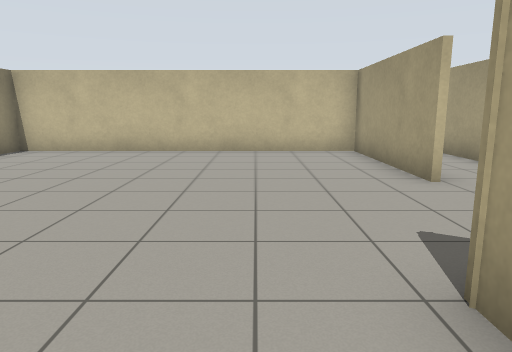
View 1 (above)

24 first-person views from a walk through a robot-simulator world made for Gazebo. The camera is 1.1 m above the floor, tilts 10° down and sees 70° across. The floor is counted in squares, 1 m on a side. Each view is taken from the middle of a square. On the plan, view 1 faces up. The plan holds only what a view shows up to about 14 squares ahead; the rest is blank.

View 2
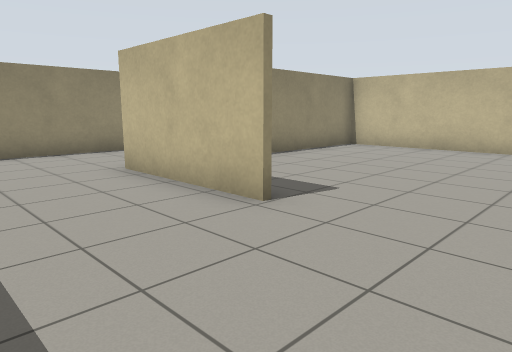

View 3
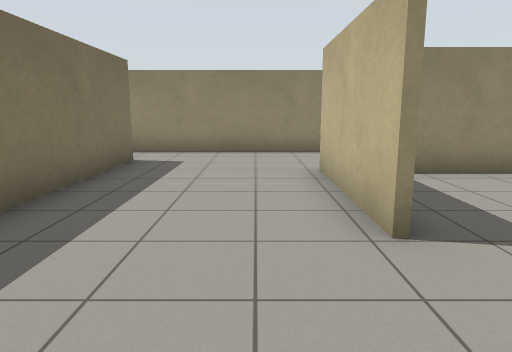

View 4
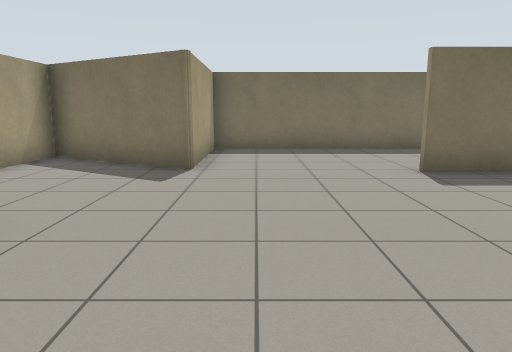

View 5
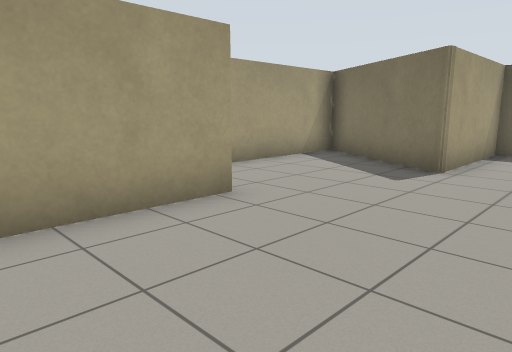

View 6
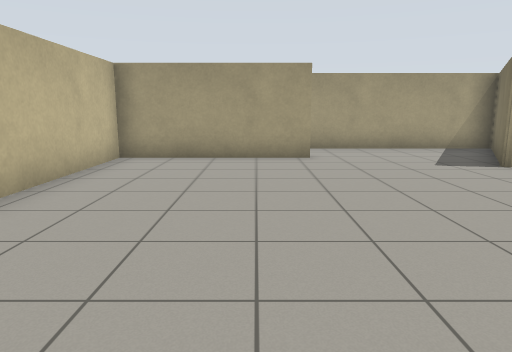

View 7
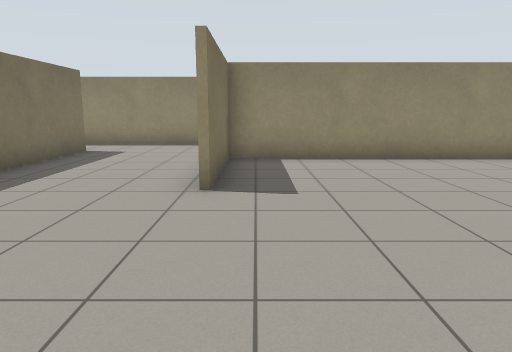

View 8
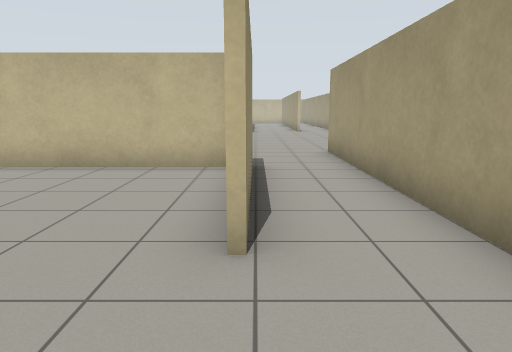

View 9
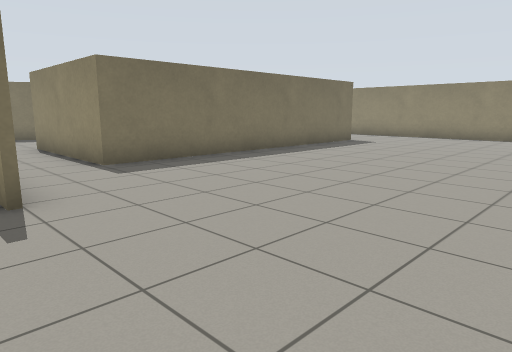

View 10
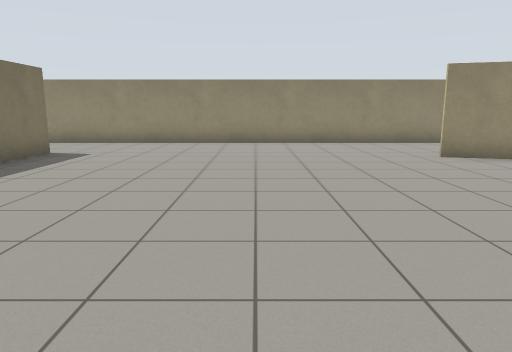

View 11
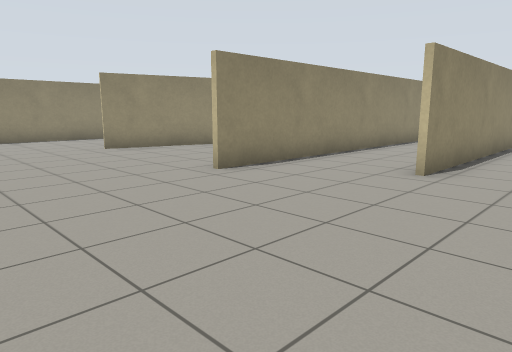

View 12
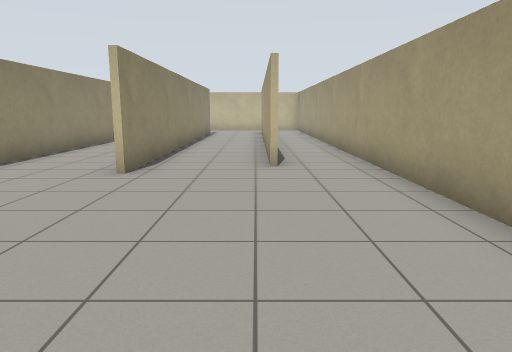

View 13
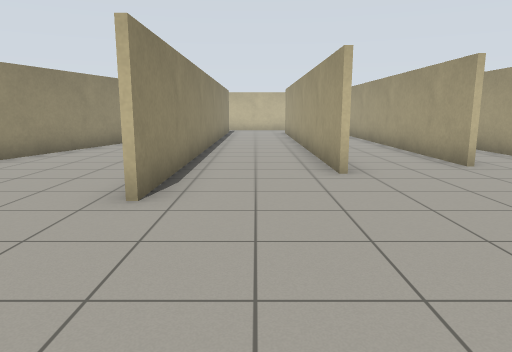

View 14
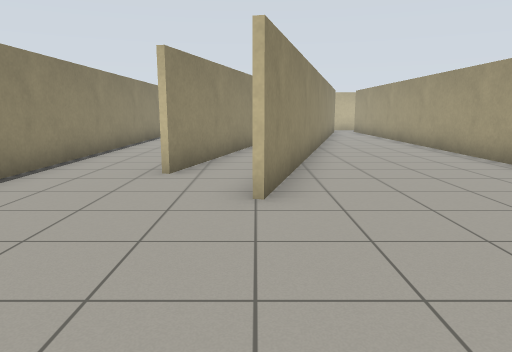

View 15
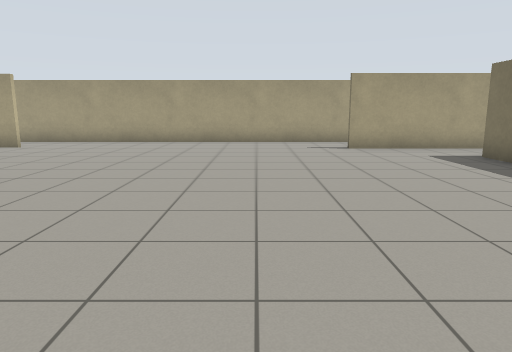

View 16
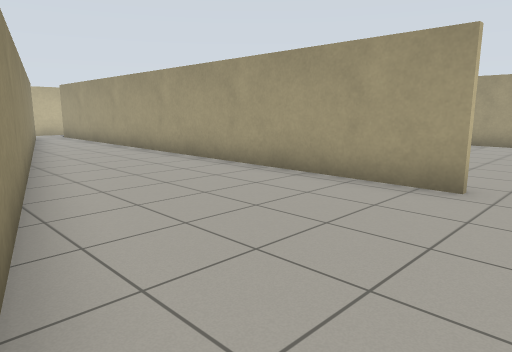

View 17
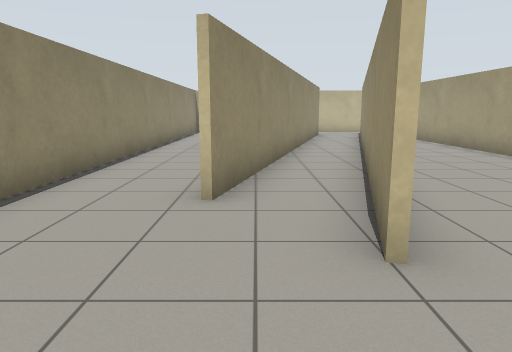

View 18
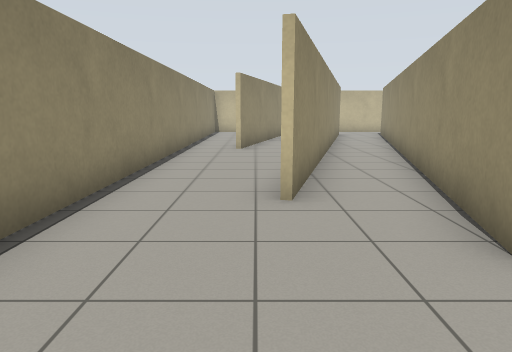

View 19
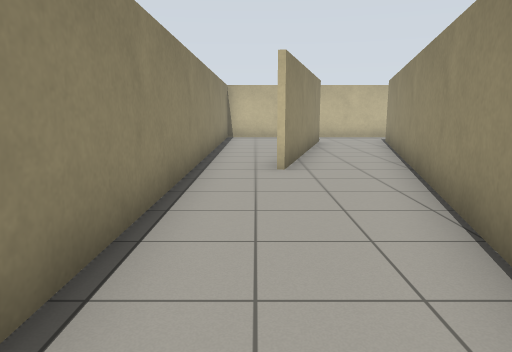

View 20
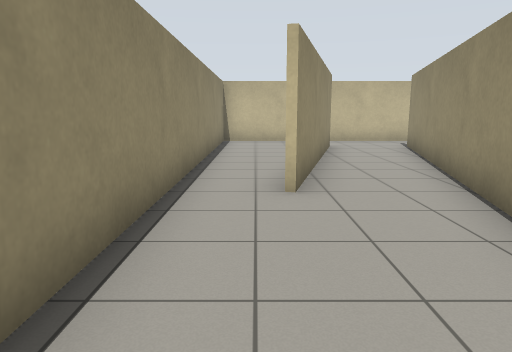

View 21
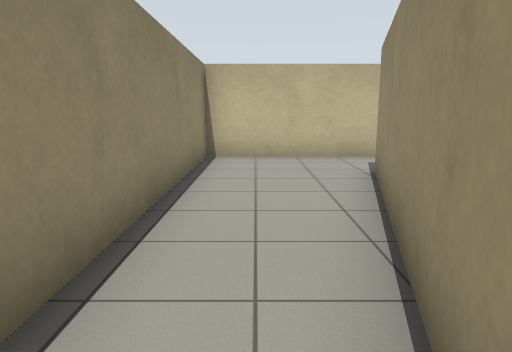

View 22
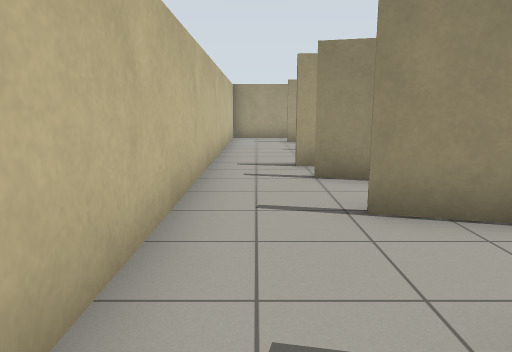

View 23
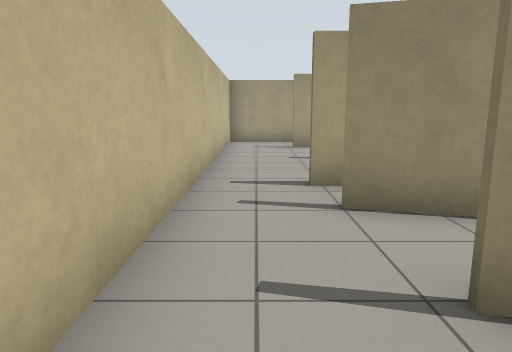

View 24
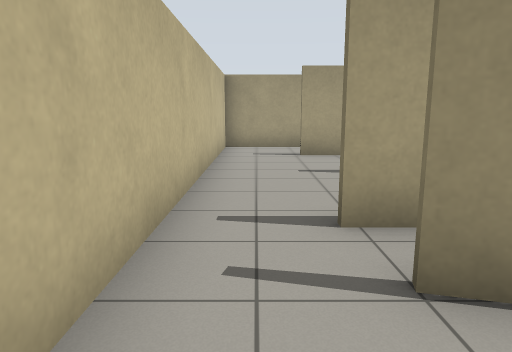

### Floor plan
Points are (right, up) in squares from view 1. A wall is a line through its corners. A room is listed if a view was taken in it or the views show most of it. See-through windows are left out.
Room 1 (views 1, 2, 3, 4, 5, 6, 7, 8)
walls: (-3, 2.2) (-6.9, 2.2); (2.8, 5.6) (2.8, 10.3) (-6.7, 10.3) (-6.7, 2.4) (-3, 2.4); (-10.2, 1.5) (-10.2, -1.5); (-8.4, -1.8) (1.2, -1.8) (1.2, 2.1) (5, -0.1) (5, 5.6)
ways out: opening at (-8.5, 2) to room 2; opening at (4, 6) to room 2; opening at (-9, -2)
Room 2 (views 9, 10, 11, 12, 13, 14, 15, 16, 17, 18, 19, 20)
walls: (-0.6, 20.4) (-0.6, 33.9); (2.5, 22.4) (2.5, 30.4); (-6, 20.5) (-2.9, 32.2); (5.3, 23.2) (5.3, 30.4); (-7.2, 24.5) (-6.1, 28.3); (-0.5, 30.2) (-0.5, 20.4); (2.7, 30.2) (2.7, 22.4); (7.5, 12.5) (7.5, 30.2); (-6.9, 10.5) (2.9, 10.5) (2.9, 5.6); (-4.9, 32.3) (-7.6, 22.4); (-10.2, 28.5) (-10.2, 8.5); (-2, 35.1) (-5.9, 20.5); (5, 5.6) (5, 13.2); (-0.6, 35.4) (-0.6, 36.2); (5.3, 34.8) (5.3, 35.9); (7.5, 35.5) (7.5, 38) (-2.5, 38); (-10.2, 3.9) (-10.2, 1.5)
ways out: opening at (-8.5, 2) to room 1; opening at (4, 6) to room 1; opening at (-9, 28) to room 3; opening at (-2, 37) to room 4; opening at (-7, 28) to room 5
Room 3 (views 21, 22)
walls: (-7.5, 38) (-10.2, 38) (-10.2, 28.5); (-8.4, 29.7) (-6.8, 35.7)
ways out: opening at (-9, 28) to room 2; opening at (-7, 36.5) to room 4
Room 4 (views 23, 24)
walls: (-6.6, 35.7) (-7.6, 31.9); (-2.3, 34.7) (-1.9, 36.1); (-5.3, 31.5) (-4.1, 35.8); (-2.5, 38) (-7.5, 38)
ways out: opening at (-2, 37) to room 2; opening at (-7, 36.5) to room 3; opening at (-6, 32) to room 5
Room 5 (no view inside)
walls: (-6.1, 28.3) (-5.3, 31.5); (-7.6, 31.9) (-8.5, 28.8)
ways out: opening at (-7, 28) to room 2; opening at (-6, 32) to room 4

Positions as (right, up) in squares from view 1, and headings:
1: (0, 0), facing up
2: (0, -1), facing up-left
3: (0, 1), facing left
4: (0, 9), facing down
5: (-1, 9), facing down-right
6: (-6, 7), facing right
7: (2, 3), facing left
8: (3, 3), facing up
9: (6, 18), facing down-left
10: (3, 16), facing left
11: (5, 16), facing up-left
12: (5, 16), facing up
13: (1, 16), facing up
14: (-6, 16), facing up
15: (-6, 16), facing right
16: (-6, 19), facing up-right
17: (-7, 18), facing up
18: (-8, 18), facing up
19: (-9, 22), facing up
20: (-9, 24), facing up
21: (-9, 29), facing up
22: (-8, 37), facing right
23: (-6, 37), facing right
24: (-4, 37), facing right
